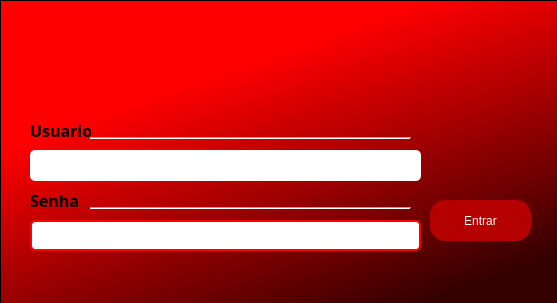
<?xml version="1.0" encoding="UTF-8"?>
<ui version="4.0">
 <class>MainWindow</class>
 <widget class="QMainWindow" name="MainWindow">
  <property name="geometry">
   <rect>
    <x>0</x>
    <y>0</y>
    <width>557</width>
    <height>303</height>
   </rect>
  </property>
  <property name="maximumSize">
   <size>
    <width>578</width>
    <height>312</height>
   </size>
  </property>
  <property name="windowTitle">
   <string>MainWindow</string>
  </property>
  <widget class="QWidget" name="centralwidget">
   <widget class="QFrame" name="frame">
    <property name="geometry">
     <rect>
      <x>0</x>
      <y>0</y>
      <width>578</width>
      <height>312</height>
     </rect>
    </property>
    <property name="styleSheet">
     <string notr="true">background-color: qlineargradient(spread:pad, x1:0.324, y1:0.0975, x2:0.909091, y2:0.995, stop:0.130682 rgba(255, 0, 0, 255), stop:0.892045 rgba(52, 0, 0, 255));</string>
    </property>
    <property name="frameShape">
     <enum>QFrame::StyledPanel</enum>
    </property>
    <property name="frameShadow">
     <enum>QFrame::Raised</enum>
    </property>
    <widget class="QLineEdit" name="lineEdit">
     <property name="geometry">
      <rect>
       <x>30</x>
       <y>150</y>
       <width>391</width>
       <height>31</height>
      </rect>
     </property>
     <property name="styleSheet">
      <string notr="true">background-color: rgb(255, 255, 255);
border-radius: 5px;</string>
     </property>
    </widget>
    <widget class="QLineEdit" name="lineEdit_2">
     <property name="geometry">
      <rect>
       <x>30</x>
       <y>220</y>
       <width>391</width>
       <height>31</height>
      </rect>
     </property>
     <property name="styleSheet">
      <string notr="true">background-color: rgb(255, 255, 255);
border-radius: 5px;
border-width: 2px;
border-style: solid;
border-color: red;</string>
     </property>
     <property name="echoMode">
      <enum>QLineEdit::Password</enum>
     </property>
    </widget>
    <widget class="QLabel" name="label">
     <property name="geometry">
      <rect>
       <x>30</x>
       <y>120</y>
       <width>61</width>
       <height>21</height>
      </rect>
     </property>
     <property name="font">
      <font>
       <family>Yu Gothic UI Semibold</family>
       <pointsize>12</pointsize>
       <weight>75</weight>
       <bold>true</bold>
      </font>
     </property>
     <property name="styleSheet">
      <string notr="true">background-color: qlineargradient(spread:pad, x1:0.324, y1:0.0975, x2:0.852, y2:0.461, stop:0.130682 rgba(255, 0, 0, 0), stop:0.892045 rgba(52, 0, 0, 0));</string>
     </property>
     <property name="text">
      <string>Usuario </string>
     </property>
    </widget>
    <widget class="QLabel" name="label_2">
     <property name="geometry">
      <rect>
       <x>30</x>
       <y>190</y>
       <width>51</width>
       <height>21</height>
      </rect>
     </property>
     <property name="font">
      <font>
       <family>Yu Gothic UI Semibold</family>
       <pointsize>12</pointsize>
       <weight>75</weight>
       <bold>true</bold>
      </font>
     </property>
     <property name="styleSheet">
      <string notr="true">background-color: qlineargradient(spread:pad, x1:0.324, y1:0.0975, x2:0.852, y2:0.461, stop:0.130682 rgba(255, 0, 0, 0), stop:0.892045 rgba(52, 0, 0, 0));</string>
     </property>
     <property name="text">
      <string>Senha</string>
     </property>
    </widget>
    <widget class="Line" name="line">
     <property name="geometry">
      <rect>
       <x>90</x>
       <y>130</y>
       <width>321</width>
       <height>16</height>
      </rect>
     </property>
     <property name="styleSheet">
      <string notr="true">background-color: qlineargradient(spread:pad, x1:0.324, y1:0.0975, x2:0.852, y2:0.461, stop:0.130682 rgba(255, 0, 0, 0), stop:0.892045 rgba(52, 0, 0, 0));</string>
     </property>
     <property name="orientation">
      <enum>Qt::Horizontal</enum>
     </property>
    </widget>
    <widget class="Line" name="line_2">
     <property name="geometry">
      <rect>
       <x>90</x>
       <y>200</y>
       <width>321</width>
       <height>16</height>
      </rect>
     </property>
     <property name="styleSheet">
      <string notr="true">background-color: qlineargradient(spread:pad, x1:0.324, y1:0.0975, x2:0.852, y2:0.461, stop:0.130682 rgba(255, 0, 0, 0), stop:0.892045 rgba(52, 0, 0, 0));</string>
     </property>
     <property name="orientation">
      <enum>Qt::Horizontal</enum>
     </property>
    </widget>
    <widget class="QPushButton" name="pushButton">
     <property name="geometry">
      <rect>
       <x>430</x>
       <y>200</y>
       <width>101</width>
       <height>41</height>
      </rect>
     </property>
     <property name="styleSheet">
      <string notr="true">QPushButton{
	
	background-color: rgb(181, 0, 0);
	color: rgb(255, 255, 255);
	border-radius: 15px;
}
QPushButton:hover{
	background-color: rgb(255, 0, 0);
	color: rgb(255, 255, 255);
	border-radius: 15px;
}
QPushButton:pressed{
	background-color: rgb(255, 255, 255);
	color: rgb(255, 255, 255);
	border-radius: 15px;
}</string>
     </property>
     <property name="text">
      <string>Entrar</string>
     </property>
    </widget>
    <widget class="QLabel" name="label_3">
     <property name="geometry">
      <rect>
       <x>100</x>
       <y>20</y>
       <width>311</width>
       <height>111</height>
      </rect>
     </property>
     <property name="styleSheet">
      <string notr="true">background-color: qlineargradient(spread:pad, x1:0.386, y1:0.0400909, x2:0.931818, y2:0.756, stop:0.204545 rgba(255, 0, 0, 0), stop:0.869318 rgba(14, 14, 14, 0));</string>
     </property>
     <property name="text">
      <string/>
     </property>
     <property name="pixmap">
      <pixmap>C:/Users/punk/Downloads/image (2)_resized.png</pixmap>
     </property>
    </widget>
   </widget>
  </widget>
 </widget>
 <resources/>
 <connections/>
</ui>
